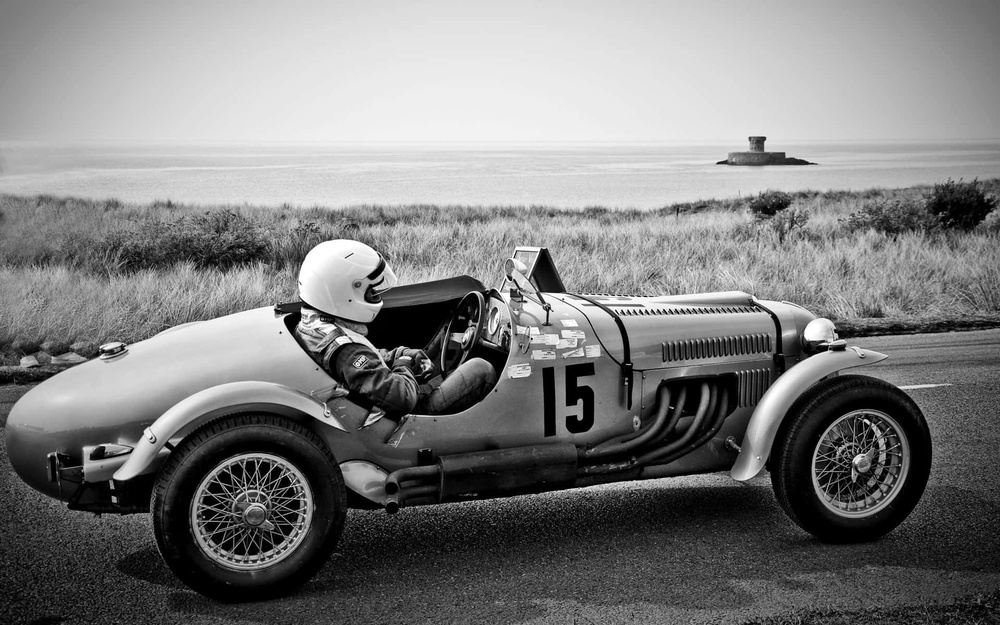
#> input picture image/image.jpg, 1000 x 625 px, shrunk from 1920 x 1200 before the run
$ jupyter execute assignment.ipynb
#> lines starting #> are read from the running program, lines starting #| are printed output that depends on the picture
# EC7212 – Computer Vision and Image Processing

## Take Home Assignment 1

## EG/2020/4111 - Perera G.A.L.S.

#### [GitHub Repository](https://github.com/lasith54/Computer_Vision_TakeHome_01.git)

[cell 1]
import cv2
import numpy as np
import matplotlib.pyplot as plt
import os

## Task 1: Reducing Image Intencity

[cell 2]
def reduce_intensity_levels(image, levels):
    if not (levels & (levels - 1) == 0 and levels <= 256):
        raise ValueError("Levels must be a power of 2 and ≤ 256")

    # Compute the quantization step
    step = 256 // levels
    reduced_img = (image // step) * step

    return reduced_img

[cell 3]
img_path = os.path.join("..", "image", "image.jpg")
original_img = cv2.imread(img_path, cv2.IMREAD_GRAYSCALE)
#> original_img is the input picture: shape (625, 1000); min 0, max 255, mean 125.9

if original_img is None:
    raise FileNotFoundError(f"Image file not found at {img_path}")

[cell 4]
levels = 8
reduced_img = reduce_intensity_levels(original_img, levels)
#> in reduce_intensity_levels, `reduced_img = (image // step) * step`:
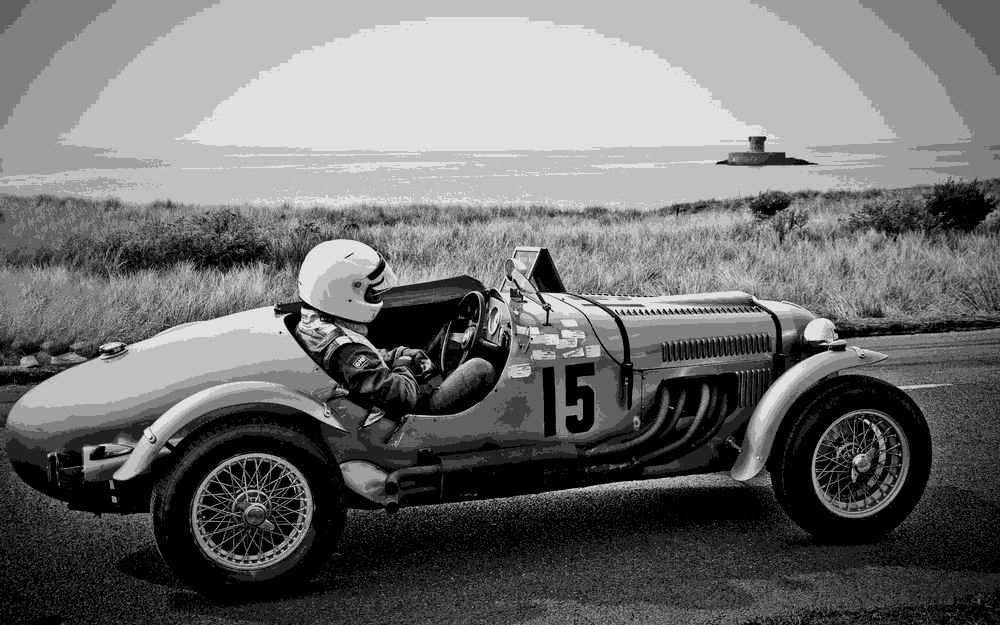
#> reduced_img: shape (625, 1000); min 0, max 224, mean 111.3

[cell 5]
output_path = os.path.join("..", "results", "intensity_reduced_img.jpg")
cv2.imwrite(output_path, reduced_img)
#> Out = True

[cell 6]
# Plot using matplotlib
plt.figure(figsize=(10, 5))

plt.subplot(1, 2, 1)
plt.imshow(original_img, cmap='gray')
plt.title('Original Image')
plt.axis('off')

plt.subplot(1, 2, 2)
plt.imshow(reduced_img, cmap='gray')
plt.title(f'{levels}-Level Reduced Image')
plt.axis('off')

plt.tight_layout()
plt.show()
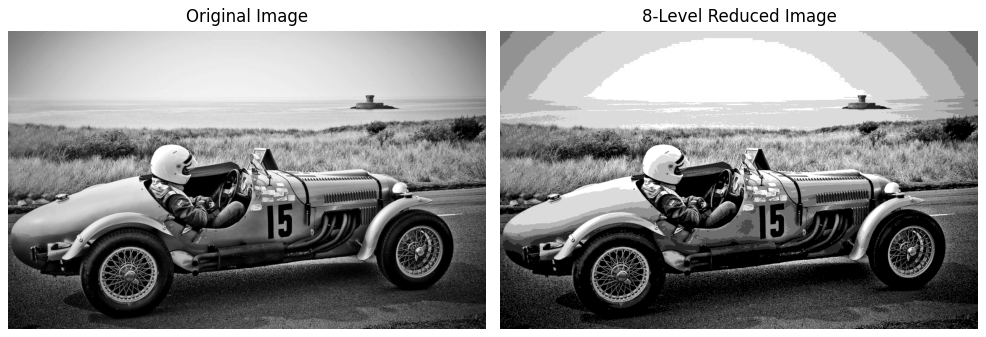
#> figure drawn by matplotlib, 2 panels

## Task 2: Spatial Average

[cell 7]
def average_filter(img, mask):
#> called with mask = 3
    return cv2.blur(img, (mask, mask))

[cell 8]
convoluted_img_3 = average_filter(original_img, 3)
convoluted_img_10 = average_filter(original_img, 10)
convoluted_img_20 = average_filter(original_img, 20)
#> call 3 of average_filter, with mask = 20
#> in average_filter (call 3), `return cv2.blur(img, (mask, mask))`:
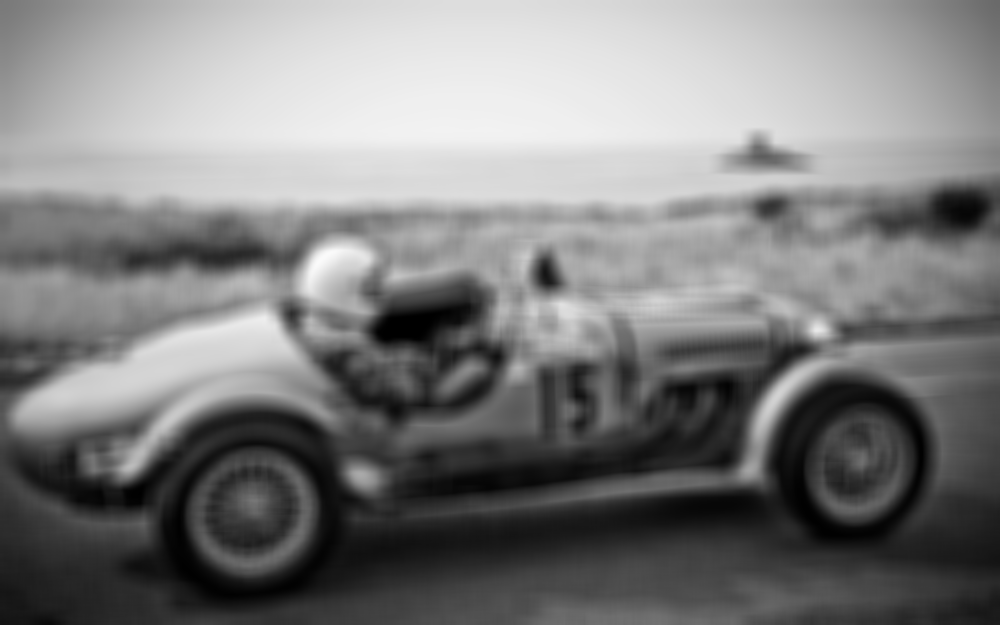
#> returned value: shape (625, 1000); min 0, max 250, mean 126

images = [original_img, convoluted_img_3, convoluted_img_10, convoluted_img_20]
topics = ['Original Image', '3x3 Averaged Image', '10x10 Averaged Image', '20x20 Averaged Image']

[cell 9]
for i in range(1, 4):
    output_path = os.path.join("..", "results", f"{topics[i]}.jpg")
    cv2.imwrite(output_path, images[i])

[cell 10]
# Plot using matplotlib
plt.figure(figsize=(10, 5))

for i in range(0, 4):
    plt.subplot(1, 4, i+1)
    plt.imshow(images[i], cmap='gray')
    plt.title(topics[i])
    plt.axis('off')

plt.tight_layout()
plt.show()

## Task 3: Image Rotation

#### Rotate by 45 degrees

[cell 11]
# Shape of image in terms of pixels.
(rows, cols) = original_img.shape[:2]
#> rows = 625; cols = 1000

M = cv2.getRotationMatrix2D((cols/2, rows/2), 45, 1)
#> M = [[0.707, 0.707, -74.52], [-0.707, 0.707, 445.1]]
angled_img = cv2.warpAffine(original_img, M, (cols, rows))
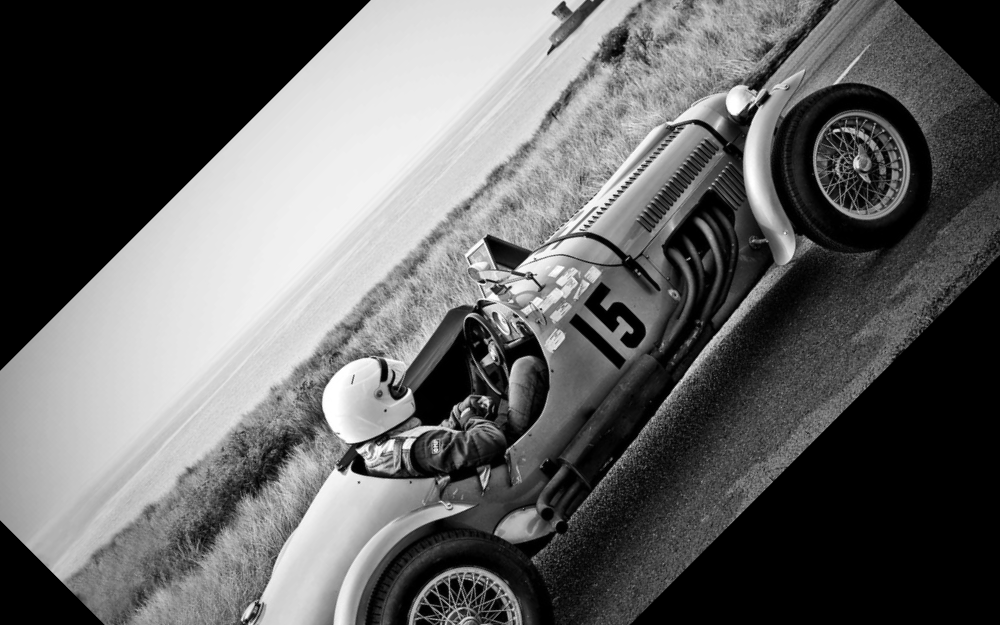
#> angled_img: shape (625, 1000); min 0, max 255, mean 99.4

[cell 12]
output_path = os.path.join("..", "results", "45_rotated_img.jpg")
cv2.imwrite(output_path, angled_img)
#> Out = True

#### Rotate by 90 degrees

[cell 13]
rotated_img = cv2.rotate(original_img, cv2.ROTATE_90_CLOCKWISE)
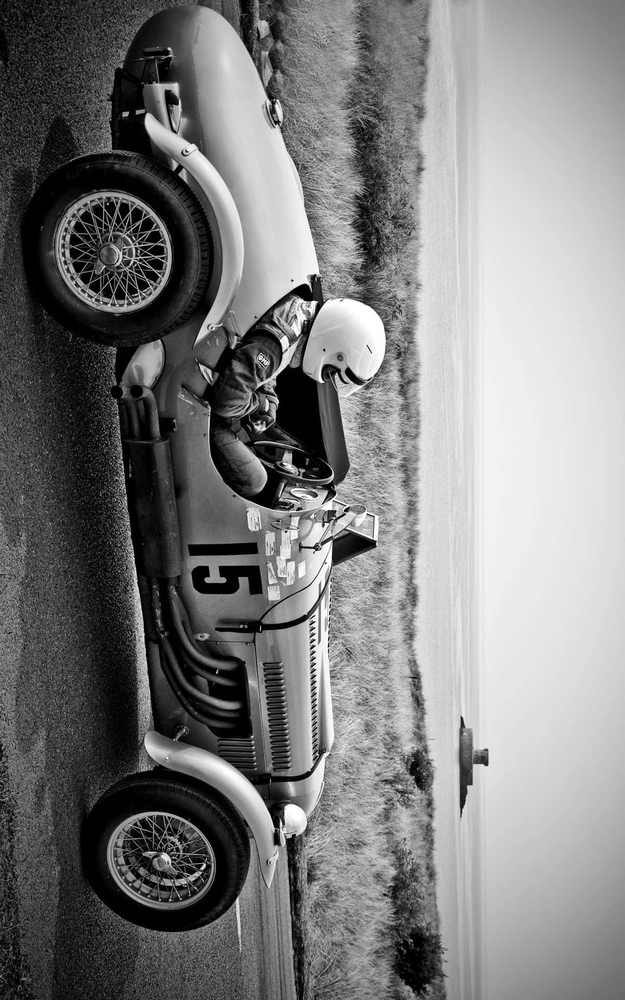
#> rotated_img: shape (1000, 625); min 0, max 255, mean 125.9
output_path = os.path.join("..", "results", "90_rotated_img.jpg")
cv2.imwrite(output_path, rotated_img)
#> Out = True

[cell 14]
# Plot using matplotlib
plt.figure(figsize=(10, 5))

plt.subplot(1, 3, 1)
plt.imshow(original_img, cmap='gray')
plt.title('Original Image')
plt.axis('off')

plt.subplot(1, 3, 2)
plt.imshow(angled_img, cmap='gray')
plt.title(f'45 Degrees Rotated Image')
plt.axis('off')

plt.subplot(1, 3, 3)
plt.imshow(rotated_img, cmap='gray')
plt.title(f'90 Degrees Rotated Image')
plt.axis('off')

plt.tight_layout()
plt.show()

## Task 4: Spatial Resolution Reduction

[cell 15]
def block_average(img, k):
#> called with k = 3
    h, w = img.shape[:2]
#> h = 625; w = 1000
    out = img.copy()

    for i in range(0, h-k+1, k):
        for j in range(0, w-k+1, k):
            block = img[i:i+k, j:j+k]

            mean = block.mean(axis=(0, 1), dtype=np.uint8)

            out[i:i+k, j:j+k] = mean

    return out

[cell 16]
img_3 = block_average(original_img, 3)
img_5 = block_average(original_img, 5)
#> call 2 of block_average, with k = 5
#> after the loop in block_average (call 2), `for i in range(0, h-k+1, k):`:
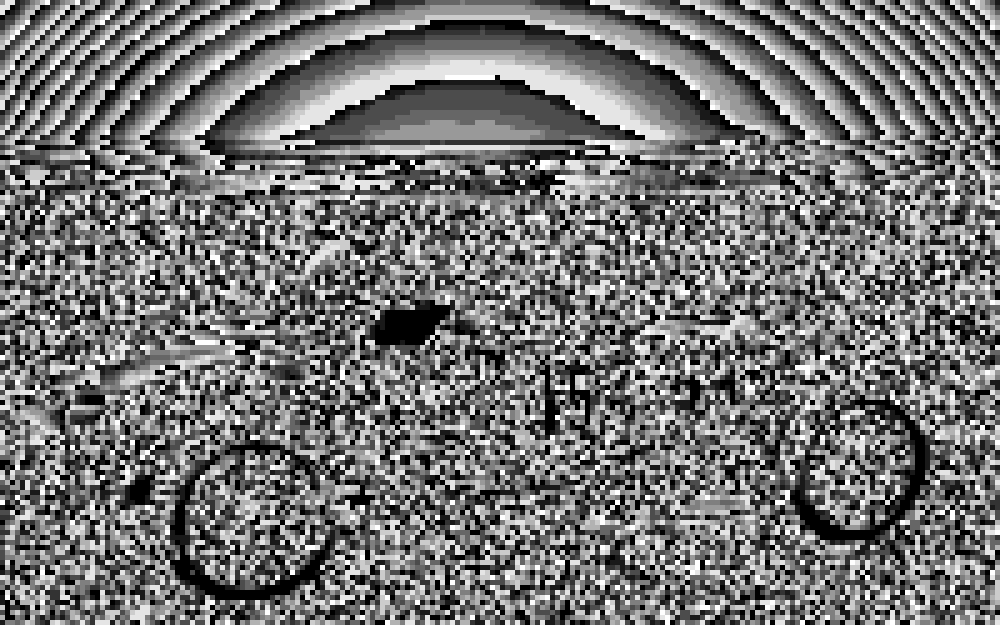
#> out: shape (625, 1000); min 0, max 10, mean 4.54; drawn with min black and max white
img_7 = block_average(original_img, 7)
#> call 3 of block_average, with k = 7
#> after the loop in block_average (call 3), `for i in range(0, h-k+1, k):`:
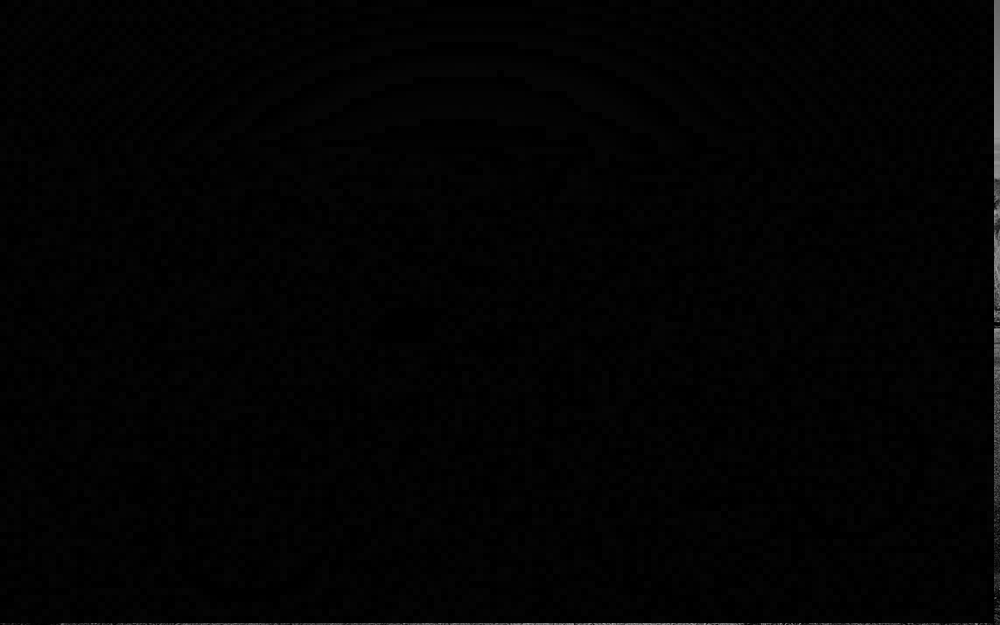
#> out: shape (625, 1000); min 0, max 168, mean 2.8

[cell 17]
titles = ['Original', '3x3 Block Averaged', '5x5 Block Averaged', '7x7 Block Averaged']
blocked_images = [original_img, img_3, img_5, img_7]

[cell 18]
for i in range(1, 4):
    output_path = os.path.join("..", "results", f"{titles[i]}.jpg")
    cv2.imwrite(output_path, images[i])

[cell 19]
# Plot using matplotlib
plt.figure(figsize=(10, 5))

for i in range(0, 4):
    plt.subplot(1, 4, i+1)
    plt.imshow(blocked_images[i], cmap='gray')
    plt.title(titles[i])
    plt.axis('off')

plt.tight_layout()
plt.show()
